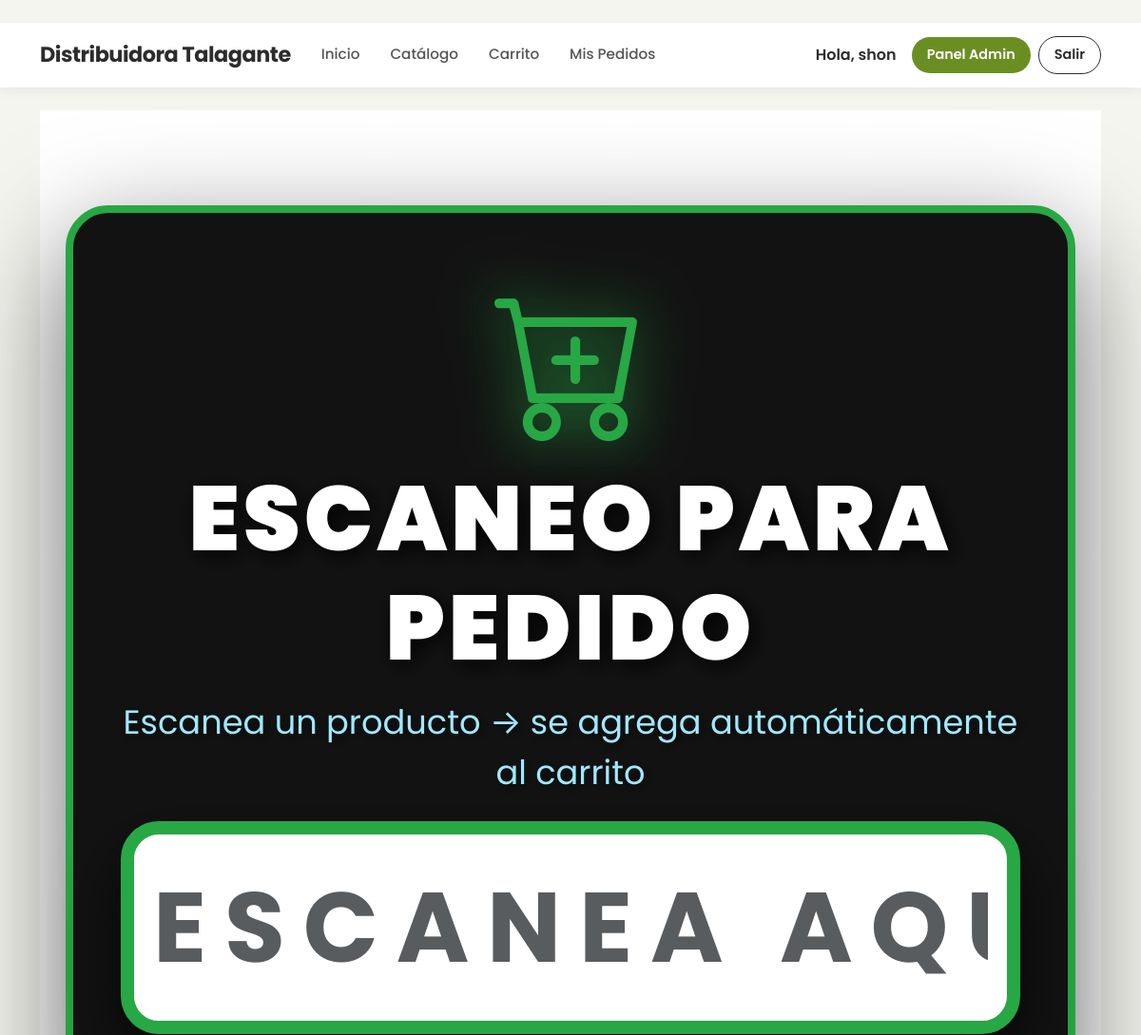
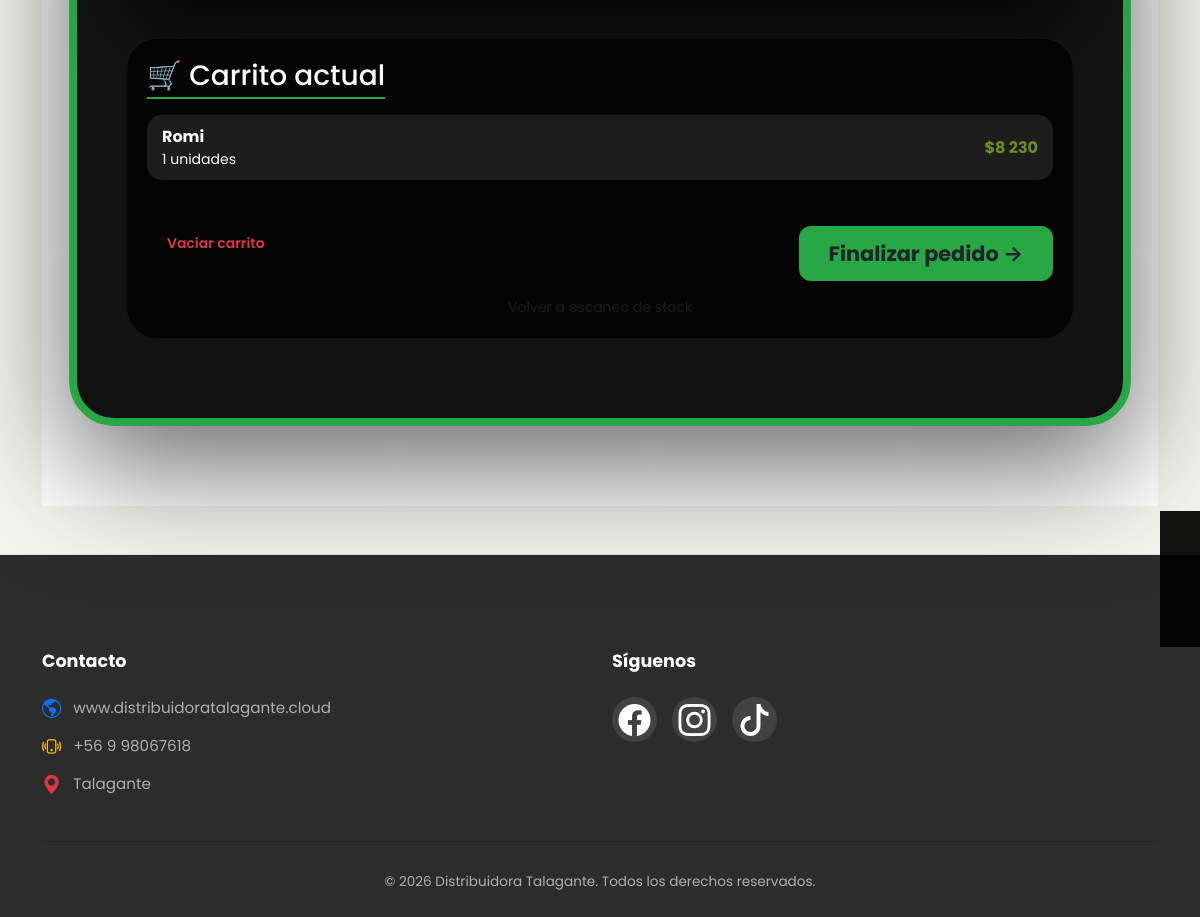
The app's page /escaneo-rapido-pedidos/ (signed in) with its own data (2 pictures, top to bottom).
### core/models.py (models this page shows, shortened)
class ItemCarrito(models.Model):
    carrito = models.ForeignKey(Carrito, on_delete=models.CASCADE)
    producto = models.ForeignKey(Producto, on_delete=models.CASCADE)
    cantidad = models.DecimalField(
        max_digits=8,
        decimal_places=3,
        default=Decimal('1.000')
    )
    monto_pesos = models.DecimalField(
        max_digits=10,
        decimal_places=0,
        null=True,
        blank=True,
        help_text="Monto en pesos ingresado por el cliente (solo para productos granel)"
    )
    es_personalizado = models.BooleanField(
        default=False,
        help_text="True si el ítem fue agregado por monto (ej: $5.000 de queso)"
    )
    class Meta:
        unique_together = ('carrito', 'producto')

class Producto(models.Model):
    codigo_barras = models.CharField(
        max_length=50,
        unique=True,
        blank=True,
        null=True,
        help_text="Se genera automáticamente si lo dejas vacío"
    )
    nombre = models.CharField(max_length=200)
    categoria = models.CharField(max_length=50, blank=True)
    descripcion = models.TextField(blank=True)
    unidad_medida = models.CharField(
        max_length=2,
        choices=UnidadMedida.choices,
        default=UnidadMedida.UN
    )
    es_granel = models.BooleanField(
        default=False,
        verbose_name="¿Es producto a granel (se vende por kilogramos)?"
    )
    precio = models.DecimalField(
        max_digits=10,
        decimal_places=0,
        default=0,
        verbose_name="Precio"
    )
    stock = models.DecimalField(
        max_digits=12,
        decimal_places=3,
        default=Decimal('0.000')
    )
    tamano_paquete = models.DecimalField(
        max_digits=10,
        decimal_places=3,
        default=Decimal('1.000'),
        help_text="Ej: 10 para caja de 10 unidades"
    )
    producto_hijo = models.ForeignKey(
        'self',
        on_delete=models.SET_NULL,
        null=True,
        blank=True,
        related_name='productos_padre'
    )
    fecha_vencimiento = models.DateField(null=True, blank=True)
    imagen = models.ImageField(upload_to='productos/', blank=True, null=True)
    activo = models.BooleanField(default=True)
    creado_en = models.DateTimeField(auto_now_add=True)
    actualizado_en = models.DateTimeField(auto_now=True)

### core/views.py (the view)
# urls.py: path('escaneo-rapido-pedidos/', views.escaneo_rapido_pedidos, name='escaneo_rapido_pedidos'),
@login_required
@user_passes_test(is_staff_user)   # ← Corregido: Ahora Staff puede usarla
def escaneo_rapido_pedidos(request):
    carrito = Carrito.objects.filter(usuario=request.user).order_by('-creado').first()
    if not carrito:
        carrito = Carrito.objects.create(usuario=request.user)
    context = {'carrito': carrito}
    return render(request, 'core/escaneo_rapido_pedidos.html', context)

### core/views.py (called while the page is built)
def is_staff_user(user):
    return user.is_staff or user.is_superuser

### core/templates/core/escaneo_rapido_pedidos.html (shortened to what this page needs)
{% extends "core/base.html" %}
{% load static humanize %}
{% block content %}
<div class="escaneo-wrapper">
    <div class="container">
        <div class="panel-central text-center">
            <div class="mb-4">
                <i class="bi bi-cart-plus icono-escaneo"></i>
            </div>
            <h1 class="titulo-escaneo mb-3">
                ESCANEO PARA PEDIDO
            </h1>
            <p class="subtitulo-escaneo mb-4">
                Escanea un producto → se agrega automáticamente al carrito
            </p>
            <input type="text"
                   id="codigo-input"
                   class="form-control mx-auto d-block"
                   placeholder="ESCANEA AQUÍ"
                   autocomplete="off"
                   autofocus
                   required>
            <div class="carrito-panel text-start">
                <h3 class="mb-3">🛒 Carrito actual</h3>
                <div id="lista-carrito" class="lista-carrito">
                    {% if carrito.itemcarrito_set.all %}
                        {% for item in carrito.itemcarrito_set.all %}
                            <div class="item-carrito">
                                <div>
                                    <strong>{{ item.producto.nombre }}</strong><br>
                                    <small>
                                        {% if item.producto.es_granel %}
                                            {{ item.cantidad }} kg
                                        {% else %}
                                            {{ item.cantidad|floatformat:"0" }} unidades
                                        {% endif %}
                                    </small>
                                </div>
                                <div class="text-success fw-bold">
                                    ${{ item.producto.precio|floatformat:0|intcomma }}
                                </div>
                            </div>
                        {% endfor %}
                    {% else %}
                        <div class="text-center text-muted">Carrito vacío</div>
                    {% endif %}
                </div>
                <div class="d-flex justify-content-between align-items-center mt-3">
                    <button id="limpiar-carrito" class="btn btn-outline-danger btn-sm">
                        Vaciar carrito
                    </button>
                    <a href="{% url 'carrito' %}" class="btn btn-finalizar">
                        Finalizar pedido →
                    </a>
                </div>
                <div class="mt-3 text-center">
                    <a href="{% url 'escaneo_rapido' %}" class="text-muted small">
                        Volver a escaneo de stock
                    </a>
                </div>
            </div>
        </div>
    </div>
</div>
{% endblock %}

### core/templates/core/base.html (shortened to what this page needs)
﻿{% load static %}
<!DOCTYPE html>
<html lang="es">
<head>
    <link rel="stylesheet" href="https://cdn.jsdelivr.net/npm/bootstrap@5.3.0/dist/css/bootstrap.min.css">
    <link rel="stylesheet" href="https://cdn.jsdelivr.net/npm/bootstrap-icons@1.11.3/font/bootstrap-icons.min.css">
    <link rel="stylesheet" href="{% static 'core/css/style.css' %}">
</head>
<body class="site">
    {% with current=request.resolver_match.url_name %}
    <nav class="navbar navbar-expand-lg sticky-top">
        <div class="container">
            <a class="navbar-brand" href="{% url 'home' %}">Distribuidora Talagante</a>
            <div class="collapse navbar-collapse" id="navbarNav">
                <ul class="navbar-nav me-auto mb-2 mb-lg-0">
                    <li class="nav-item"><a class="nav-link {% if current == 'home' %}active{% endif %}" href="{% url 'home' %}">Inicio</a></li>
                    <li class="nav-item"><a class="nav-link {% if current == 'catalogo' %}active{% endif %}" href="{% url 'catalogo' %}">Catálogo</a></li>
                    <li class="nav-item"><a class="nav-link {% if current == 'carrito' %}active{% endif %}" href="{% url 'carrito' %}">Carrito</a></li>
                    <li class="nav-item"><a class="nav-link {% if current == 'mis_compras' %}active{% endif %}" href="{% url 'mis_compras' %}">Mis Pedidos</a></li>
                </ul>
                <div class="d-flex gap-2 align-items-center">
                    {% if user.is_authenticated %}
                        <span class="me-2 fw-semibold d-none d-lg-block">Hola, {{ user.username }}</span>
                        {% if user.is_staff or user.is_superuser %}
                            <a href="{% url 'admin_home' %}" class="btn btn-primary btn-sm px-3">Panel Admin</a>
                        {% endif %}
                        <a href="{% url 'logout' %}" class="btn btn-outline-dark btn-sm px-3">Salir</a>
                    {% else %}
                        <a href="{% url 'login' %}" class="btn btn-primary btn-sm px-4">Iniciar Sesión</a>
                        <a href="{% url 'login' %}?tab=register" class="btn btn-light btn-sm px-4 border">Registrarse</a>
                    {% endif %}
                </div>
            </div>
        </div>
    </nav>
    {% endwith %}
    <main class="site-main">
        <div class="container mt-4">
            {% block content %}{% endblock %}
        </div>
    </main>
    <footer class="global-footer mt-5 pt-5 border-top">
        <div class="container">
            <div class="row pt-5 pb-4">
                <div class="col-md-6 mb-4 mb-md-0">
                    <h5 class="footer-title">Contacto</h5>
                    <ul class="list-unstyled footer-list">
                        <li>
                            <i class="bi bi-globe-americas text-primary"></i>
                            <a href="https://distribuidoratalagante.cloud">www.distribuidoratalagante.cloud</a>
                        </li>
                        <li>
                            <i class="bi bi-phone-vibrate text-warning"></i>
                            <span>+56 9 98067618</span>
                        </li>
                        <li>
                            <i class="bi bi-geo-alt-fill text-danger"></i>
                            <span>Talagante</span>
                        </li>
                    </ul>
                </div>
                <div class="col-md-6">
                    <h5 class="footer-title">Síguenos</h5>
                    <div class="social-links">
                        <a href="https://www.facebook.com/distribuidoratalagante" target="_blank" class="social-icon" style="font-size: 1.8rem;">
                            <i class="bi bi-facebook"></i>
                        </a>
                        <a href="https://www.instagram.com/distribuidora_talagante" target="_blank" class="social-icon" style="font-size: 1.8rem;">
                            <i class="bi bi-instagram"></i>
                        </a>
                        <a href="https://www.tiktok.com/@distribuidora_tala" target="_blank" class="social-icon" style="font-size: 1.8rem;">
                            <i class="bi bi-tiktok"></i>
                        </a>
                      </div>
                </div>
            </div>
            <div class="footer-bottom">
                <p class="mb-0">&copy; 2026 Distribuidora Talagante. Todos los derechos reservados.</p>
            </div>
        </div>
    </footer>
</body>
</html>

### static/core/css/style.css (style rules this page uses)
body { font-family: var(--font-main); color: var(--color-dark); background-color: var(--color-gray-bg); }
a { text-decoration: none; color: inherit; }
.navbar { background-color: var(--color-white) !important; box-shadow: 0 4px 12px rgba(0,0,0,0.05); padding: 12px 0; }
.navbar-brand { font-family: var(--font-main); font-weight: 700; font-size: 1.4rem; color: var(--color-dark) !important; letter-spacing: -0.5px; }
.navbar-nav .nav-link { font-weight: 500; color: #555 !important; font-size: 0.95rem; margin: 0 8px; position: relative; transition: color 0.3s; }
.navbar .btn { border-radius: var(--radius-btn); font-weight: 600; padding: 8px 24px; font-size: 0.9rem; }
.btn { border-radius: var(--radius-card); font-weight: 600; padding: 10px 20px; transition: all 0.3s ease; border: none; }
.btn-primary { background-color: var(--color-primary) !important; border-color: var(--color-primary) !important; color: white !important; }
.btn-outline, .btn-outline-dark, .btn-outline-primary { background-color: transparent !important; border: 1px solid var(--color-dark) !important; color: var(--color-dark) !important; }
.global-footer { background-color: var(--color-dark); color: #b0b0b0; margin-top: auto; font-size: 0.95rem; }
.footer-title { color: #ffffff; font-weight: 700; margin-bottom: 25px; font-size: 1.1rem; }
.footer-list li { margin-bottom: 15px; display: flex; align-items: center; gap: 12px; }
.footer-list a { color: #b0b0b0; text-decoration: none; transition: color 0.3s ease; }
.footer-list i { font-size: 1.2rem; }
.social-links { display: flex; gap: 15px; align-items: center; }
.social-links a { display: inline-flex; align-items: center; justify-content: center; width: 45px; height: 45px; background-color: rgba(255, 255, 255, 0.1); border-radius: 50%; transition: all 0.3s ease; text-decoration: none; }
.social-links a i { font-size: 2rem !important; color: #ffffff; }
.footer-bottom { border-top: 1px solid #333; padding: 25px 0; text-align: center; margin-top: 10px; font-size: 0.85rem; }
.text-success { color: var(--color-primary) !important; }
html { height: 100%; }
body { min-height: 100vh; display: flex; flex-direction: column; margin: 0; }
.site-main { flex: 1; }
.global-footer { margin-top: auto; width: 100%; }
.form-control, .form-select, .card-body input[type="text"], .card-body input[type="number"], .card-body select { border-radius: 8px; padding: 10px 15px; border: 1px solid #dee2e6; background-color: #fff; width: 100%; box-sizing: border-box; }

### core/templates/core/escaneo_rapido_pedidos.html (style rules this page uses)
.escaneo-wrapper { min-height: 100vh; padding: 100px 15px 80px; display: flex; align-items: center; justify-content: center; background: var(--bs-body-bg); }
.panel-central { background: rgba(0, 0, 0, 0.93); border: 8px solid #28a745; border-radius: 45px; padding: 80px 50px; width: 100%; max-width: 1200px; box-shadow: 0 40px 120px rgba(0,0,0,0.6); backdrop-filter: blur(18px); margin: 0 auto; }
#codigo-input { font-size: clamp(2.8rem, 11vw, 6.5rem) !important; height: clamp(130px, 28vh, 260px); text-align: center; font-weight: bold; letter-spacing: 0.18em; background: white; color: #000; border: 14px solid #28a745; border-radius: 40px; box-shadow: 0 30px 70px rgba(0,0,0,0.7); padding: 20px; width: 100%; box-sizing: border-box; transition: all 0.3s ease; }
.titulo-escaneo { color: white; text-shadow: 5px 5px 22px rgba(0,0,0,0.9); font-weight: 900; font-size: clamp(3rem, 9vw, 6rem); letter-spacing: 4px; }
.subtitulo-escaneo { color: #a0e8ff; text-shadow: 3px 3px 14px rgba(0,0,0,0.8); font-size: clamp(1.3rem, 4.5vw, 2.2rem); }
.icono-escaneo { font-size: clamp(6rem, 18vw, 10rem); color: #28a745; text-shadow: 0 0 60px #28a745; animation: glow 2.5s infinite alternate; }
.carrito-panel { background: rgba(0,0,0,0.8); border-radius: 30px; padding: 20px; margin-top: 40px; color: white; }
.carrito-panel h3 { border-bottom: 2px solid #28a745; display: inline-block; padding-bottom: 5px; }
.lista-carrito { max-height: 300px; overflow-y: auto; }
.item-carrito { background: rgba(255,255,255,0.1); border-radius: 15px; padding: 10px 15px; margin-bottom: 10px; display: flex; justify-content: space-between; align-items: center; }
.btn-finalizar { background-color: #28a745; border: none; padding: 12px 30px; font-size: 1.3rem; font-weight: bold; margin-top: 20px; }

### records on screen
ItemCarrito: producto.nombre "Romi", cantidad "1", producto.precio "8 230"

### other values on screen
{{ user.username }} "shon"
